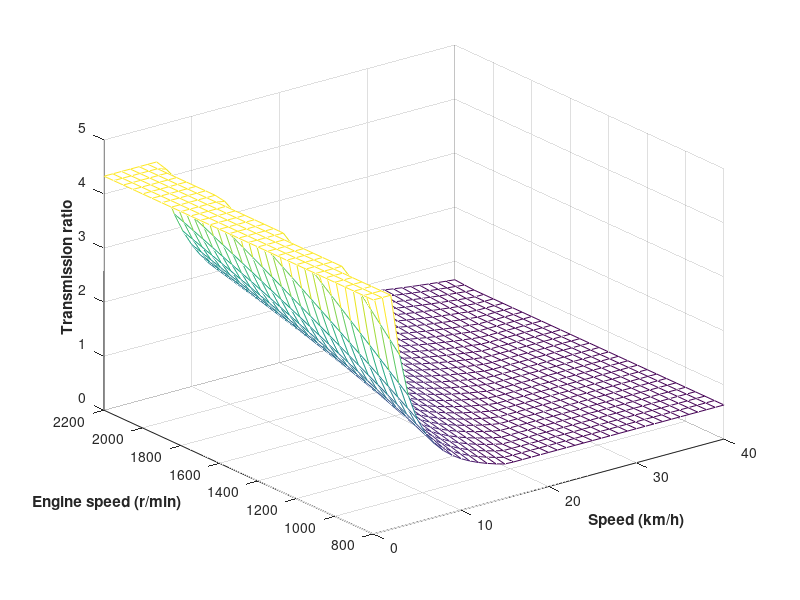

Write MATLAB code to recreate this figure.
v=[0:1:40];
ne=[800:50:2200];
[V,NE]=meshgrid(v,ne);
ig=0.377.*NE.*0.75./(6.4*3.7.*V);
ig(ig>=4.33)=4.33;
ig(ig<=0.63)=0.63;
mesh(V,NE,ig);
xlabel('Speed (km/h)','FontWeight','bold');
ylabel('Engine speed (r/min)','FontWeight','bold');
zlabel('Transmission ratio','FontWeight','bold');


